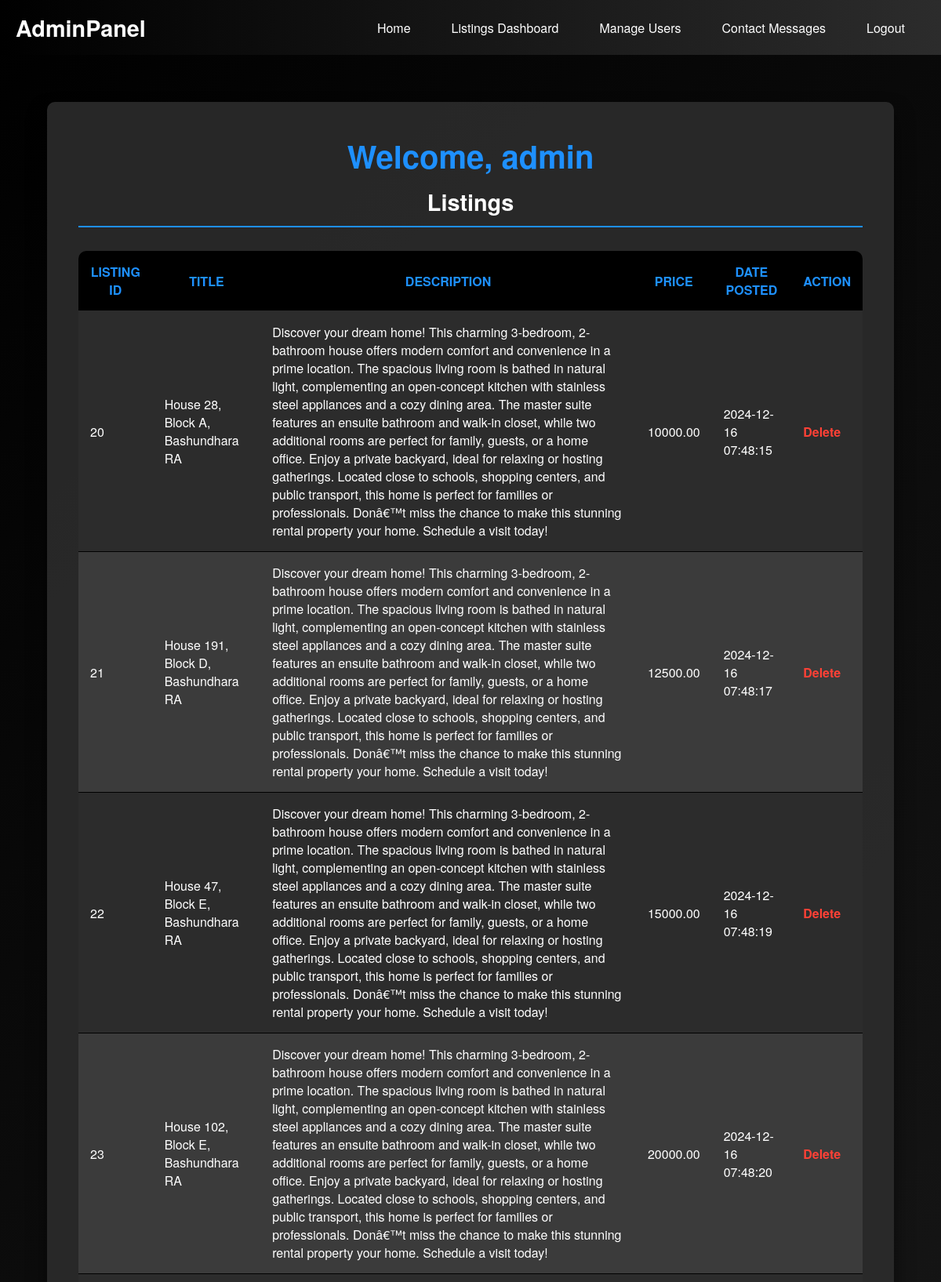
/admin/admin-dashboard.php (signed in, upper part), run on the app's committed database.
### tables this page shows
CREATE TABLE `Listings` (
  `listing_id` int(11) NOT NULL,
  `user_id` int(11) NOT NULL,
  `title` varchar(255) NOT NULL,
  `description` text NOT NULL,
  `price` decimal(10,2) NOT NULL,
  `category` varchar(50) NOT NULL,
  `location` varchar(255) NOT NULL,
  `bedrooms` int(11) NOT NULL,
  `date_posted` timestamp NOT NULL DEFAULT current_timestamp()
);

### admin/admin-dashboard.php (the view, shortened to what this page needs)
<?php
include '../php/db_connection.php';
$sql = "SELECT * FROM Listings";
$listings = $conn->query($sql);
?>
<!DOCTYPE html>
<html>
<head>
    <link rel="stylesheet" type="text/css" href="../admin/styles/dashboard.css">
</head>
<body>
    <?php include 'navbar.php'; ?>
    <div class="container">
        <h2>Welcome, <?php echo htmlspecialchars($_SESSION['username']); ?></h2>
        <h3>Listings</h3>
        <table>
            <thead>
                <tr>
                    <th>Listing ID</th>
                    <th>Title</th>
                    <th>Description</th>
                    <th>Price</th>
                    <th>Date Posted</th>
                    <th>Action</th>
                </tr>
            </thead>
            <tbody>
                <?php while ($listing = $listings->fetch_assoc()) { ?>
                    <tr>
                        <td><?php echo $listing['listing_id']; ?></td>
                        <td><?php echo htmlspecialchars($listing['title']); ?></td>
                        <td><?php echo htmlspecialchars($listing['description']); ?></td>
                        <td><?php echo $listing['price']; ?></td>
                        <td><?php echo $listing['date_posted']; ?></td>
                        <td>
                            <a href="admin-dashboard.php?delete_listing=<?php echo $listing['listing_id']; ?>" onclick="return confirm('Are you sure you want to delete this listing?')">Delete</a>
                        </td>
                    </tr>
                <?php } ?>
            </tbody>
        </table>
    </div>
</body>
</html>

### admin/styles/dashboard.css (style rules this page uses)
:root { --primary-color: #000000; --secondary-color: #2C2C2C; --accent-color-1: #1E90FF; --text-color: #FFFFFF; --danger-color: #FF4136; --font-family: 'Helvetica Neue', Arial, sans-serif; }
* { margin: 0; padding: 0; box-sizing: border-box; }
body { font-family: var(--font-family); background: linear-gradient(135deg, var(--primary-color) 0%, var(--secondary-color) 100%); color: var(--text-color); min-height: 100vh; display: flex; flex-direction: column; }
.container { width: 90%; max-width: 1200px; margin: 60px auto 20px auto; background-color: rgba(44, 44, 44, 0.9); padding: 40px; border-radius: 10px; box-shadow: 0 15px 25px rgba(0, 0, 0, 0.5); }
h2 { font-size: 2.5em; margin-bottom: 10px; text-align: center; color: var(--accent-color-1); }
h3 { font-size: 1.8em; margin-bottom: 30px; text-align: center; color: var(--text-color); border-bottom: 2px solid var(--accent-color-1); padding-bottom: 10px; }
table { width: 100%; border-collapse: collapse; margin-bottom: 30px; overflow: hidden; border-radius: 10px; }
table thead { background-color: var(--primary-color); }
table thead th { color: var(--accent-color-1); font-weight: bold; text-transform: uppercase; padding: 15px; border-bottom: 1px solid var(--secondary-color); }
table tbody tr { background-color: var(--secondary-color); transition: background-color 0.3s; }
table tbody tr:nth-child(even) { background-color: #3B3B3B; }
table tbody td { padding: 15px; border-bottom: 1px solid var(--primary-color); }
table tbody td a { color: var(--danger-color); text-decoration: none; font-weight: bold; transition: color 0.3s; }

### admin/styles/navbar.css (style rules this page uses)
:root { --primary-color: #000000; --secondary-color: #2C2C2C; --accent-color-1: #1E90FF; --text-color: #FFFFFF; --font-family: 'Helvetica Neue', Arial, sans-serif; }
* { margin: 0; padding: 0; box-sizing: border-box; }

### data on the page
listings: listing_id "20", title "House 28, Block A, Bashundhara RA", description "Discover your dream home! This charming 3-bedroom, 2-bathroom house offers modern comfort and convenience in a prime location. The spacious living room is bathed in natural light, complementing an open-concept kitchen with stainless steel appliances and a cozy dining area. The master suite features an ensuite bathroom and walk-in closet, while two additional rooms are perfect for family, guests, or a home office. Enjoy a private backyard, ideal for relaxing or hosting gatherings. Located close to schools, shopping centers, and public transport, this home is perfect for families or professionals. Donâ€™t miss the chance to make this stunning rental property your home. Schedule a visit today!", price "10000.00", date_posted "2024-12-16 07:48:15"
listings: listing_id "21", title "House 191, Block D, Bashundhara RA", description "Discover your dream home! This charming 3-bedroom, 2-bathroom house offers modern comfort and convenience in a prime location. The spacious living room is bathed in natural light, complementing an open-concept kitchen with stainless steel appliances and a cozy dining area. The master suite features an ensuite bathroom and walk-in closet, while two additional rooms are perfect for family, guests, or a home office. Enjoy a private backyard, ideal for relaxing or hosting gatherings. Located close to schools, shopping centers, and public transport, this home is perfect for families or professionals. Donâ€™t miss the chance to make this stunning rental property your home. Schedule a visit today!", price "12500.00", date_posted "2024-12-16 07:48:17"
listings: listing_id "22", title "House 47, Block E, Bashundhara RA", description "Discover your dream home! This charming 3-bedroom, 2-bathroom house offers modern comfort and convenience in a prime location. The spacious living room is bathed in natural light, complementing an open-concept kitchen with stainless steel appliances and a cozy dining area. The master suite features an ensuite bathroom and walk-in closet, while two additional rooms are perfect for family, guests, or a home office. Enjoy a private backyard, ideal for relaxing or hosting gatherings. Located close to schools, shopping centers, and public transport, this home is perfect for families or professionals. Donâ€™t miss the chance to make this stunning rental property your home. Schedule a visit today!", price "15000.00", date_posted "2024-12-16 07:48:19"
listings: listing_id "23", title "House 102, Block E, Bashundhara RA", description "Discover your dream home! This charming 3-bedroom, 2-bathroom house offers modern comfort and convenience in a prime location. The spacious living room is bathed in natural light, complementing an open-concept kitchen with stainless steel appliances and a cozy dining area. The master suite features an ensuite bathroom and walk-in closet, while two additional rooms are perfect for family, guests, or a home office. Enjoy a private backyard, ideal for relaxing or hosting gatherings. Located close to schools, shopping centers, and public transport, this home is perfect for families or professionals. Donâ€™t miss the chance to make this stunning rental property your home. Schedule a visit today!", price "20000.00", date_posted "2024-12-16 07:48:20"

### other printed values
$_SESSION['username'] "admin"
